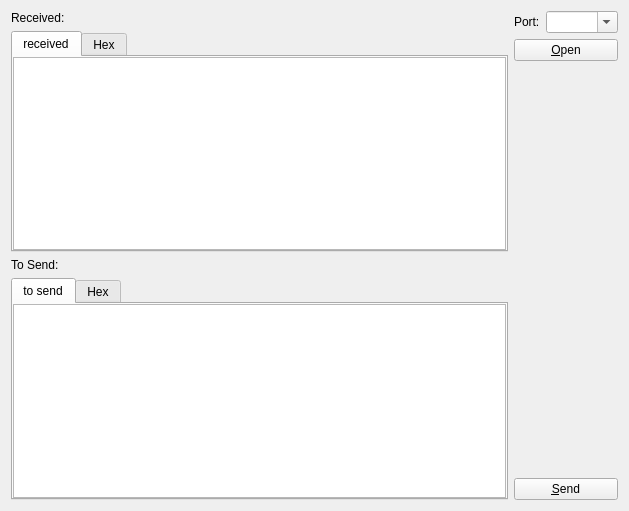
<?xml version="1.0" encoding="UTF-8"?>
<ui version="4.0">
 <class>Widget</class>
 <widget class="QWidget" name="Widget">
  <property name="geometry">
   <rect>
    <x>0</x>
    <y>0</y>
    <width>629</width>
    <height>511</height>
   </rect>
  </property>
  <property name="windowTitle">
   <string>Widget</string>
  </property>
  <layout class="QHBoxLayout" name="horizontalLayout">
   <item>
    <layout class="QVBoxLayout" name="verticalLayout">
     <item>
      <widget class="QLabel" name="label_received">
       <property name="text">
        <string>Received:</string>
       </property>
      </widget>
     </item>
     <item>
      <widget class="QTabWidget" name="tabWidget_received">
       <property name="currentIndex">
        <number>0</number>
       </property>
       <widget class="QWidget" name="tab_received">
        <attribute name="title">
         <string>received</string>
        </attribute>
        <layout class="QVBoxLayout" name="verticalLayout_3">
         <property name="margin">
          <number>0</number>
         </property>
         <item>
          <widget class="QTextBrowser" name="textBrowser_received"/>
         </item>
        </layout>
       </widget>
       <widget class="QWidget" name="tab_received_hex">
        <attribute name="title">
         <string>Hex</string>
        </attribute>
        <layout class="QVBoxLayout" name="verticalLayout_4">
         <property name="margin">
          <number>0</number>
         </property>
         <item>
          <widget class="QTextBrowser" name="textBrowser_received_hex"/>
         </item>
        </layout>
       </widget>
      </widget>
     </item>
     <item>
      <widget class="QLabel" name="label_tosend">
       <property name="text">
        <string>To Send:</string>
       </property>
      </widget>
     </item>
     <item>
      <widget class="QTabWidget" name="tabWidget_tosend">
       <property name="currentIndex">
        <number>0</number>
       </property>
       <widget class="QWidget" name="tab_tosend">
        <attribute name="title">
         <string>to send</string>
        </attribute>
        <layout class="QVBoxLayout" name="verticalLayout_5">
         <property name="margin">
          <number>0</number>
         </property>
         <item>
          <widget class="QTextEdit" name="textEdit_tosend"/>
         </item>
        </layout>
       </widget>
       <widget class="QWidget" name="tab_tosend_hex">
        <attribute name="title">
         <string>Hex</string>
        </attribute>
        <layout class="QVBoxLayout" name="verticalLayout_6">
         <property name="margin">
          <number>0</number>
         </property>
         <item>
          <widget class="QTextEdit" name="textEdit_tosend_hex"/>
         </item>
        </layout>
       </widget>
      </widget>
     </item>
    </layout>
   </item>
   <item>
    <layout class="QVBoxLayout" name="verticalLayout_2">
     <item>
      <layout class="QFormLayout" name="formLayout">
       <item row="0" column="0">
        <widget class="QLabel" name="label">
         <property name="text">
          <string>Port:</string>
         </property>
        </widget>
       </item>
       <item row="0" column="1">
        <widget class="QComboBox" name="comboBox_port">
         <property name="editable">
          <bool>true</bool>
         </property>
        </widget>
       </item>
      </layout>
     </item>
     <item>
      <widget class="QPushButton" name="pushButton_open">
       <property name="text">
        <string>&amp;Open</string>
       </property>
      </widget>
     </item>
     <item>
      <spacer name="verticalSpacer">
       <property name="orientation">
        <enum>Qt::Vertical</enum>
       </property>
       <property name="sizeHint" stdset="0">
        <size>
         <width>20</width>
         <height>40</height>
        </size>
       </property>
      </spacer>
     </item>
     <item>
      <widget class="QPushButton" name="pushButton_send">
       <property name="text">
        <string>&amp;Send</string>
       </property>
      </widget>
     </item>
    </layout>
   </item>
  </layout>
 </widget>
 <layoutdefault spacing="6" margin="11"/>
 <resources/>
 <connections/>
</ui>
